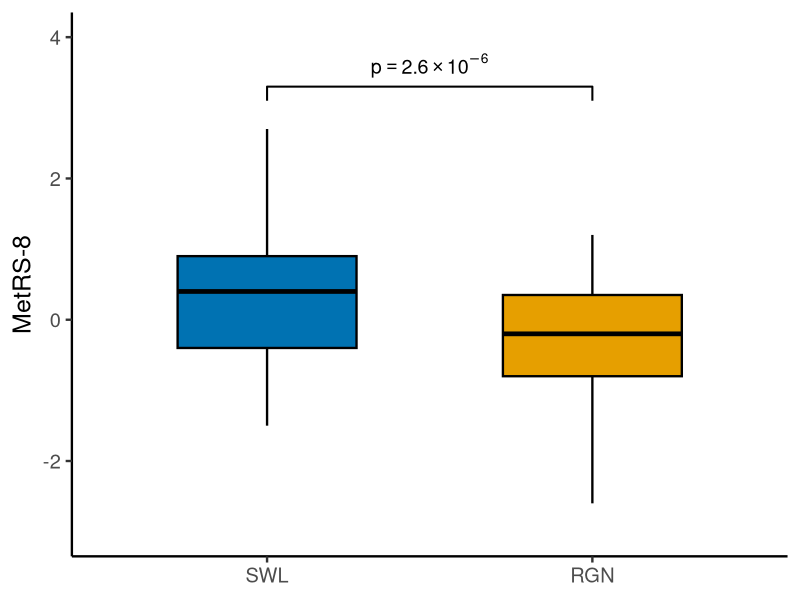

The R source for this figure:
library(ggplot2)
library(here)
setwd(here::here("figures/FigSx"))

df = read.csv("data_metrs8_labs2.csv")
df$group = factor(df$group, levels = c("SWL", "RGN"))

fill_cols = c("SWL" = "#0072B2", "RGN" = "#E69F00")

sig_df = data.frame(x = c(1, 1, 2, 2), y = c(3.1, 3.3, 3.3, 3.1))

p = ggplot(df, aes(x = group, ymin = ymin, lower = lower, middle = middle,
                   upper = upper, ymax = ymax, fill = group)) +
  geom_boxplot(stat = "identity", width = 0.55, color = "black", linewidth = 0.8,
               outlier.shape = NA) +
  geom_line(data = sig_df, aes(x = x, y = y), inherit.aes = FALSE, linewidth = 0.7) +
  annotate("text", x = 1.5, y = 3.6, label = "p == 2.6 %*% 10^{-6}", parse = TRUE, size = 5) +
  scale_fill_manual(values = fill_cols, guide = "none") +
  scale_x_discrete(limits = c("SWL", "RGN")) +
  scale_y_continuous(limits = c(-3, 4), breaks = seq(-2, 4, by = 2)) +
  labs(x = NULL, y = "MetRS-8") +
  theme_classic(base_size = 18) +
  theme(axis.line = element_line(linewidth = 0.8))

ggsave("figsx_metrs8_labs2.png", p, width = 5, height = 4, dpi = 800, bg = "white")
